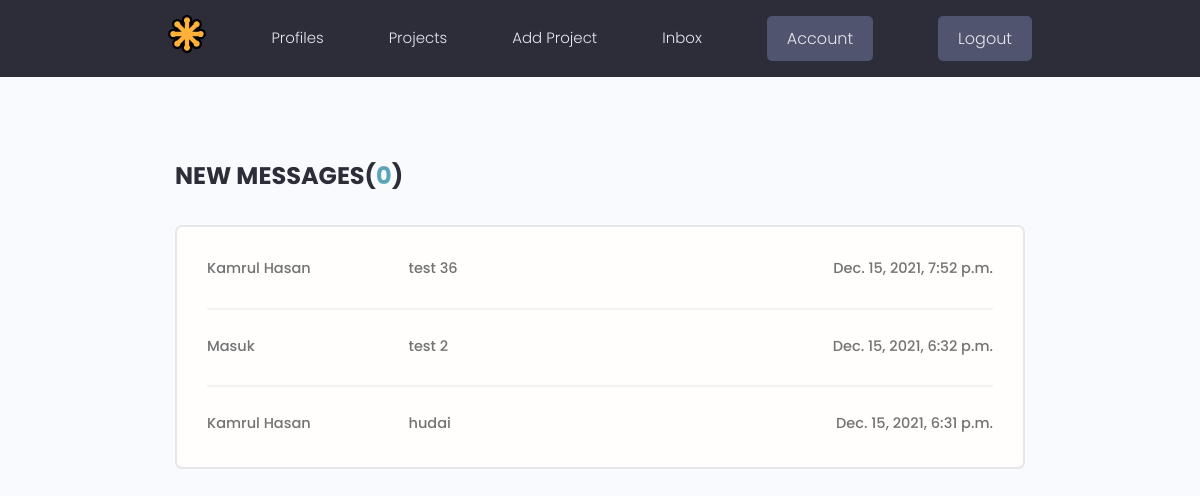
The app's page /inbox/ (signed in) with its own data.
### users/models.py (models this page shows, shortened)
class Message(models.Model):
    sender = models.ForeignKey(Profiles, on_delete=models.SET_NULL, null=True, blank=True)
    recipient = models.ForeignKey(Profiles, on_delete=models.SET_NULL, null=True, blank=True, related_name="messages")
    name = models.CharField(max_length=200, null=True, blank=True)
    email = models.EmailField(max_length=200, null=True, blank=True)
    subject = models.CharField(max_length=200, null=True, blank=True)
    body = models.TextField()
    is_read = models.BooleanField(default=False, null=True)
    created = models.DateTimeField(auto_now_add=True)
    id = models.UUIDField(default=uuid.uuid4, unique=True, primary_key=True, editable=False)
    class Meta:
        ordering = ['is_read', '-created']

### users/views.py (the view)
# urls.py: path('inbox/', views.inbox, name='inbox'),
@login_required
def inbox(request):
    profile = request.user.profiles
    messagesRequests = profile.messages.all()
    unreadCount = messagesRequests.filter(is_read=False).count()
    context = { 'messagesRequests':messagesRequests,
                'unreadCount':unreadCount
    }
    return render(request, 'users/inbox.html', context)

### users/templates/users/inbox.html
{% extends 'main.html' %}
{% block content %}
<main class="inbox my-xl">
  <div class="content-box">
    <h3 class="inbox__title">New Messages(<span>{{unreadCount}}</span>)</h3>
    <ul class="messages">
      {% for message in messagesRequests %}
      {% if message.is_read == False %}
      <li class="message message--unread">
        {% else %}
      <li class="message">
        {% endif %}
        <a href="{% url 'message' message.id %}">
          <span class="message__author">{{message.name}}</span>
          <span class="message__subject">{{message.subject}}</span>
          <span class="message__date">{{message.created}}</span>
        </a>
      </li>
      {% endfor %}
    </ul>
  </div>
</main>
{% endblock content %}

### static/styles/app.css (style rules this page uses)
:root { --color-sub: #2d2d39; }
.content-box { width: 95%; max-width: 85rem; margin: 0 auto; }
.inbox { height: 90vh; }
.inbox__title, .inbox__title span { font-size: 2.4rem; font-weight: 700; color: var(--color-sub); text-transform: uppercase; text-align: left; margin-bottom: 3rem; }
.inbox__title span { color: var(--color-main); }
.messages { list-style: none; background: var(--color-white); padding: 0.5rem 3rem; border: 2px solid var(--color-light); border-radius: 0.7rem; }
.message { padding: 2.5rem 0; }
.message > a span { font-size: 1.45rem; font-weight: 500; }
.message:not(:last-child) { border-bottom: 2px solid var(--color-white-light); }
.message > a { display: flex; gap: 1rem; }
.message__author, .message__date { flex-basis: 25%; }
.message__subject { flex-basis: 50%; }
.message__date { text-align: right; }

### static/uikit/styles/modules/_variables.css (style rules this page uses)
:root { --color-main: #5aa5b9; --color-main-light: #e6faff; --color-sub: #3f4156; --color-sub-light: #51546e; --color-sub-lighter: #ededfd; --color-text: #737373; --color-gray: #8b8b8b; --color-light: #e5e7eb; --color-light-gray: #767676; --color-bg: #f8fafd; --color-white: #fffefd; --color-white-light: #f3f3f3; --color-success: #359e64; --color-success-bg: #def8e8; --color-error: #fc4b0b; --color-error-bg: #fff2ee; --font-base: 'Poppins', arial, helvetica, 'Segoe UI', roboto, ubuntu, sans-serif; --font-monospace: 'Fira Code', 'Courier New', courier, monospace; --font-regular: 300; --font-medium: 500; --font-bold: 700; --generic-shadow: 1px 1px 5px #00000010; --generic-transition: all 0.3s ease-in-out; }

### static/uikit/styles/modules/_base.css (style rules this page uses)
* { margin: 0; padding: 0; box-sizing: border-box; text-rendering: optimizeLegibility; color: inherit; font-size: inherit; }
html { font-size: 50%; }
@media only screen and (min-width: 480px) { html { font-size: 56.25%; } }
@media only screen and (min-width: 1200px) { html { font-size: 62.5%; } }
body { line-height: 1.6; font-weight: 400; font-size: 1.5rem; color: var(--color-text); background-color: var(--color-bg); min-height: 100vh; }

### static/uikit/styles/modules/_typography.css (style rules this page uses)
* { font-family: var(--font-base); }
h3 { font-size: 3.2rem; font-weight: var(--font-medium); }
p, span, strong { font-size: 1.6rem; color: var(--color-text); font-weight: var(--font-regular); }
a { padding-bottom: 2px; text-decoration: none; display: inline-block; color: var(--color-main); font-weight: var(--font-medium); }

### static/uikit/styles/modules/_utilities.css (style rules this page uses)
.my-xl { margin: 8rem auto; }

### records on screen
Message: name "Kamrul Hasan", subject "test 36", created "Dec. 15, 2021, 7:52 p.m."
Message: name "Masuk", subject "test 2", created "Dec. 15, 2021, 6:32 p.m."
Message: name "Kamrul Hasan", subject "hudai", created "Dec. 15, 2021, 6:31 p.m."

### other values on screen
{{ unreadCount }} "0"
